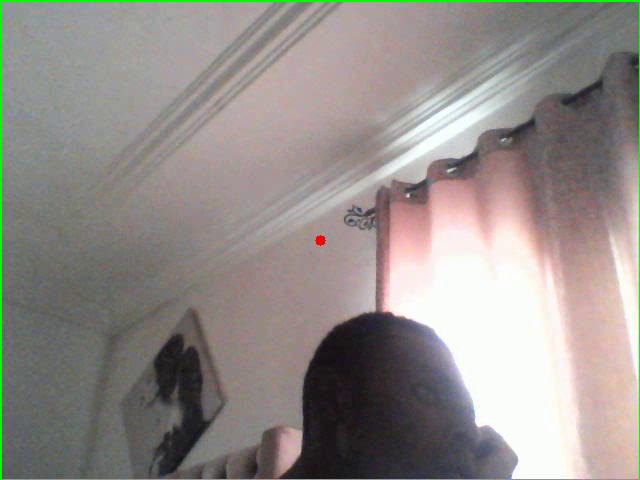
#> input picture frame 4 of Motion Detection System With OpenCV/motion_clips/motion_20250617_162929.mp4, 640 x 480 px, given in place of the camera
$ python motion_detection.py
#> lines starting #> are read from the running program, lines starting #| are printed output that depends on the picture; after the words box and inside, x2 and y2 are one past the last pixel; in counts of white or black regions, pixels touching at a corner belong together
### Motion Detection System With OpenCV/Video_recorder.py
import cv2
import os
import datetime
import numpy as np
from collections import deque


class MotionVideoRecorder:
    def __init__(self, width, height, output_dir="motion_clips", pre_buffer_sec=1, clip_duration=5, fps=30,  ):

        self.output_dir = output_dir
        self.pre_buffer_sec = pre_buffer_sec
        self.clip_duration = clip_duration
        self.fps = fps
        self.frame_buffer = deque(maxlen=int(fps * pre_buffer_sec))
        self.recording = False
        self.frames_remaining = 0
        self.video_writer = None
        self.width = width
        self.height = height
        self.fourcc = cv2.VideoWriter_fourcc(*'mp4v')
        os.makedirs(output_dir, exist_ok=True)

    # [14 lines left out: function start_recording, not called in this run]

    def update(self, frame, motion_detected):
        # Always buffer frames
        self.frame_buffer.append(frame.copy())

        # Handle recording state
        if motion_detected:
            if not self.recording:
                self.recording = True
                self.start_recording()
            else:
                self.frames_remaining = int(self.fps * self.clip_duration)  # Extend recording

        # Write frames if recording
        if self.recording:
            self.video_writer.write(frame)
            self.frames_remaining -= 1
            if self.frames_remaining <= 0:
                self.stop_recording()

        return self.recording, motion_detected

    # [4 lines left out: function stop_recording, not called in this run]

    def __del__(self):
        self.stop_recording()


### Motion Detection System With OpenCV/motion_clips/motion_detection.py
import cv2
import numpy as np
import datetime
import csv
import os
from collections import deque
from Video_recorder import MotionVideoRecorder

# ======================
# CONFIGURATION
# ======================
THRESHOLD = 5                # Sensitivity (5-50)
MIN_CONTOUR_AREA = 100        # Minimum contour area to detect
BLUR_SIZE = (11, 11)          # Noise reduction kernel size
DILATE_ITERATIONS = 2         # Morphological processing strength
LOG_DATA = False               # Enable/disable event logging
SHOW_DEBUG_WINDOWS = False    # Show processing stages
MOTION_PERSISTENCE = 5        # Number of consecutive frames required to confirm motion
# ======================

# Initialize background subtractor
back_sub = cv2.createBackgroundSubtractorMOG2(
    history=500,
    varThreshold=16,
    detectShadows=False
)


# Setup logging
if LOG_DATA:
    log_dir = "motion_logs"
    os.makedirs(log_dir, exist_ok=True)
    log_file = open(f"{log_dir}/motion_events_{datetime.datetime.now().strftime('%Y%m%d_%H%M%S')}.csv", "w")
    csv_writer = csv.writer(log_file)
    csv_writer.writerow(["Timestamp", "Event", "Contour_Area", "Position"])

# Initialize video capture
cap = cv2.VideoCapture(0)
if not cap.isOpened():
    print("Error: Camera not accessible")
    exit()

# Get frame dimensions
frame_width = int(cap.get(cv2.CAP_PROP_FRAME_WIDTH))
frame_height = int(cap.get(cv2.CAP_PROP_FRAME_HEIGHT))

# After initializing camera, add:
recorder = MotionVideoRecorder(
    output_dir="motion_clips",
    pre_buffer_sec=1,
    clip_duration=5,
    fps=30,
    width= frame_width,
    height= frame_height

)

# For FPS calculation
prev_time = (datetime.datetime.now())
fps = 0
motion_history = deque(maxlen=MOTION_PERSISTENCE)  # Initialize motion history


while cap.isOpened():
    ret, frame = cap.read()
#> frame is the input picture: shape (480, 640, 3); mean B, G, R 137.9, 141.4, 147.2
    if not ret:
        break

    # Calculate FPS
    current_time = (datetime.datetime.now())
    fps = 1 / ((current_time - prev_time).total_seconds() + 1e-6)
    prev_time = current_time

    # Apply background subtraction
    fg_mask = back_sub.apply(frame)
#> fg_mask: shape (480, 640); every value is 255

    # Post-processing
    _, thresh = cv2.threshold(fg_mask, THRESHOLD, 255, cv2.THRESH_BINARY)
    blurred = cv2.GaussianBlur(thresh, BLUR_SIZE, 0)
    dilated = cv2.dilate(blurred, None, iterations=DILATE_ITERATIONS)
    eroded = cv2.erode(dilated, None, iterations=DILATE_ITERATIONS)

    # Find contours
    contours, _ = cv2.findContours(eroded, cv2.RETR_EXTERNAL, cv2.CHAIN_APPROX_SIMPLE)
#> contours = [[[0, 0], [0, 479], [639, 479], [639, 0]]]

    current_motion = False
    status = "No motion"

    for contour in contours:
        if cv2.contourArea(contour) < MIN_CONTOUR_AREA:
            continue

        current_motion = True
        status = "Motion detected!"

        # Get bounding box and centroid
        x, y, w, h = cv2.boundingRect(contour)
        centroid = (x + w//2, y + h//2)

        # Draw bounding box and centroid
        cv2.rectangle(frame, (x, y), (x+w, y+h), (0, 255, 0), 2)
        cv2.circle(frame, centroid, 5, (0, 0, 255), -1)

        # Log event
        if LOG_DATA:
            timestamp = current_time.strftime("%Y-%m-%d %H:%M:%S")
            event_id = f"EV_{timestamp.replace(':', '').replace(' ', '_')}"
            csv_writer.writerow([timestamp, event_id, cv2.contourArea(contour), centroid])

            # Save snapshot
            cv2.imwrite(f"{log_dir}/{event_id}.jpg", frame)
#> this loop made 1 pass
#> (contour, current_motion, status, x, y, w, h, centroid) on pass 1: ([[0, 0], [0, 479], [639, 479], [639, 0]], True, 'Motion detected!', 0, 0, 640, 480, (320, 240))
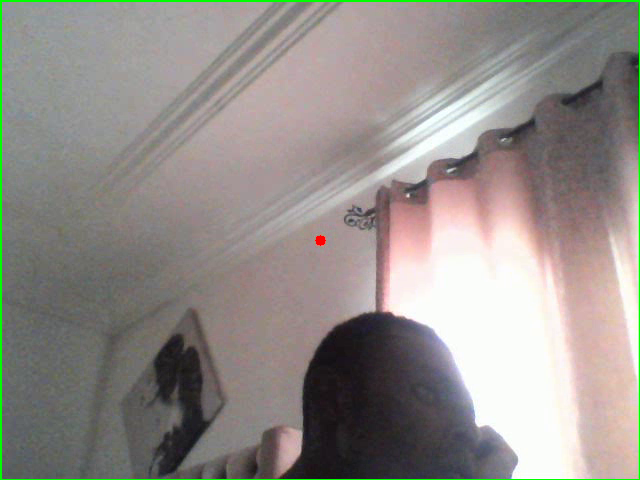
#> frame: shape (480, 640, 3); 0.94% of pixels changed, all inside (x1, y1, x2, y2) = (0, 0, 640, 480)

    # Update motion history and check persistence
    motion_history.append(current_motion)
    confirmed_motion = all(motion_history) if len(motion_history) == MOTION_PERSISTENCE else False

    # Update recorder with confirmed motion
    is_recording = recorder.update(frame, confirmed_motion)
#> is_recording = (False, False)

    # Add visual feedback
    if is_recording:
        cv2.putText(frame, "REC", (10, 30),
               cv2.FONT_HERSHEY_SIMPLEX, 1, (0, 0, 255), 2)


    # Display status info
    cv2.putText(frame, f"Status: {status}", (10, 30),
                cv2.FONT_HERSHEY_SIMPLEX, 0.7, (0, 0, 255), 2)
    cv2.putText(frame, f"FPS: {fps:.1f}", (10, 60),
                cv2.FONT_HERSHEY_SIMPLEX, 0.7, (0, 255, 0), 2)
    cv2.putText(frame, current_time.strftime("%Y-%m-%d %H:%M:%S"), (10, 90),
                cv2.FONT_HERSHEY_SIMPLEX, 0.6, (255, 255, 255), 1)
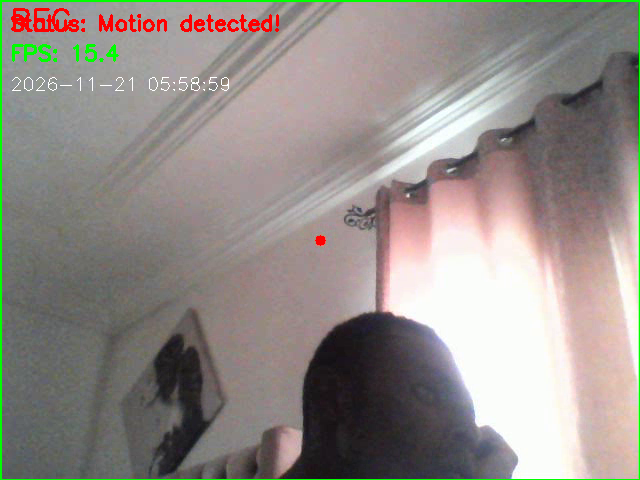
#> frame: shape (480, 640, 3); mean B, G, R 136.2, 140.9, 147.3


    # Show debug windows
    if SHOW_DEBUG_WINDOWS:
        cv2.imshow("Foreground Mask", fg_mask)
        cv2.imshow("Processed Mask", eroded)

    # Display output
    cv2.imshow("Advanced Motion Detection", frame)

    # Exit on 'q'
    if cv2.waitKey(1) & 0xFF == ord('q'):
#> (key q is pressed here)
        break

# Cleanup
cap.release()
if LOG_DATA:
    log_file.close()
cv2.destroyAllWindows()

$ run again, starting later in the video
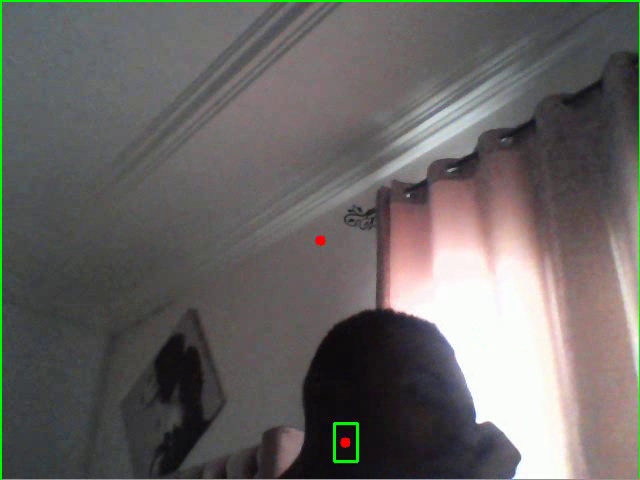
#> input picture frame 19 of Motion Detection System With OpenCV/motion_clips/motion_20250617_162929.mp4, 640 x 480 px, given in place of the camera
#> frame is the input picture: shape (480, 640, 3); mean B, G, R 99.5, 101.4, 104.3
#> fg_mask: shape (480, 640); every value is 255
#> contours = [[[0, 0], [0, 479], [639, 479], [639, 0]]]
#> the loop `for contour in contours:` made 1 pass
#> (contour, current_motion, status, x, y, w, h, centroid) on pass 1: ([[0, 0], [0, 479], [639, 479], [639, 0]], True, 'Motion detected!', 0, 0, 640, 480, (320, 240))
#> after the loop `for contour in contours:`:
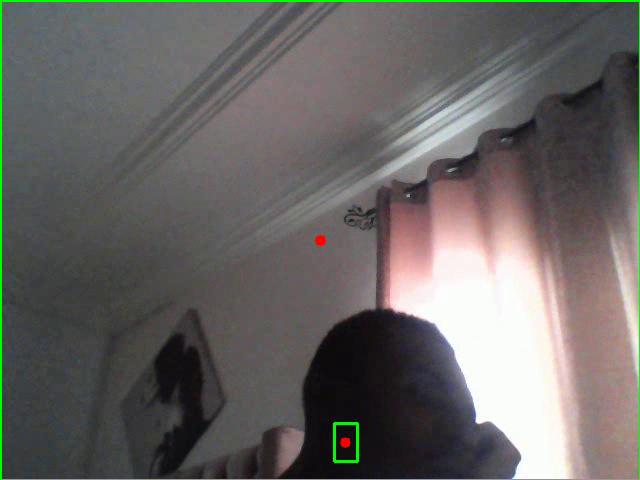
#> frame: shape (480, 640, 3); 1.03% of pixels changed, all inside (x1, y1, x2, y2) = (0, 0, 640, 480)
#> is_recording = (False, False)
#> `cv2.putText(frame, current_time.strftime("%Y-%m-%d %H:%M:%S"), (10, 90..`:
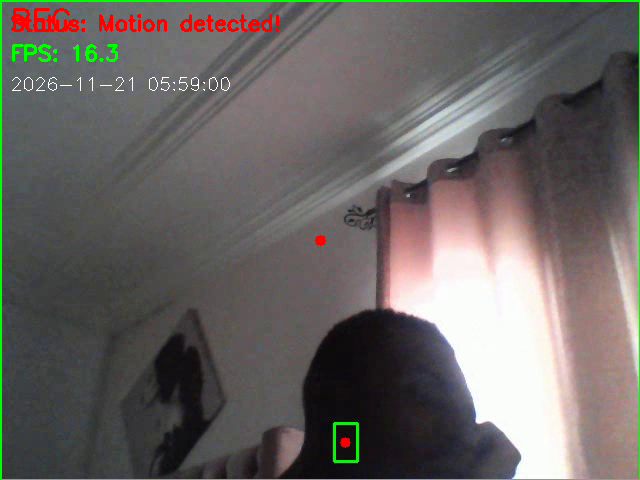
#> frame: shape (480, 640, 3); mean B, G, R 98.2, 101.5, 105

$ run again, starting later in the video
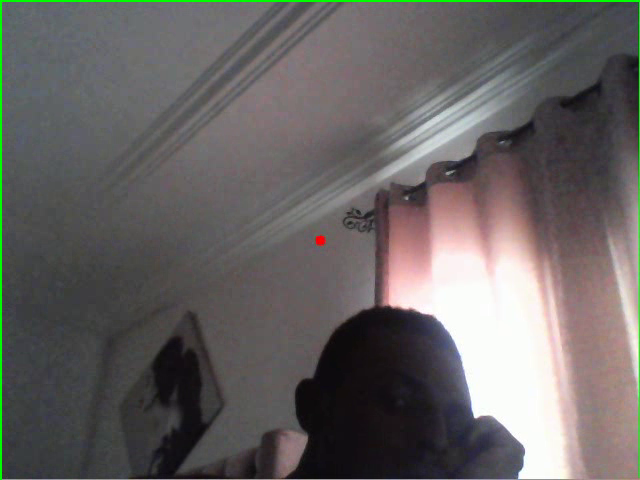
#> input picture frame 35 of Motion Detection System With OpenCV/motion_clips/motion_20250617_162929.mp4, 640 x 480 px, given in place of the camera
#> frame is the input picture: shape (480, 640, 3); mean B, G, R 98.6, 99.6, 103.1
#> fg_mask: shape (480, 640); every value is 255
#> contours = [[[0, 0], [0, 479], [639, 479], [639, 0]]]
#> the loop `for contour in contours:` made 1 pass
#> (contour, current_motion, status, x, y, w, h, centroid) on pass 1: ([[0, 0], [0, 479], [639, 479], [639, 0]], True, 'Motion detected!', 0, 0, 640, 480, (320, 240))
#> after the loop `for contour in contours:`:
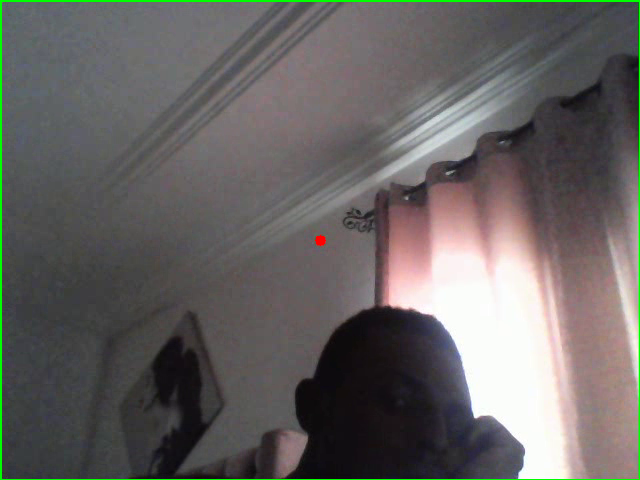
#> frame: shape (480, 640, 3); 0.97% of pixels changed, all inside (x1, y1, x2, y2) = (0, 0, 640, 480)
#> is_recording = (False, False)
#> `cv2.putText(frame, current_time.strftime("%Y-%m-%d %H:%M:%S"), (10, 90..`:
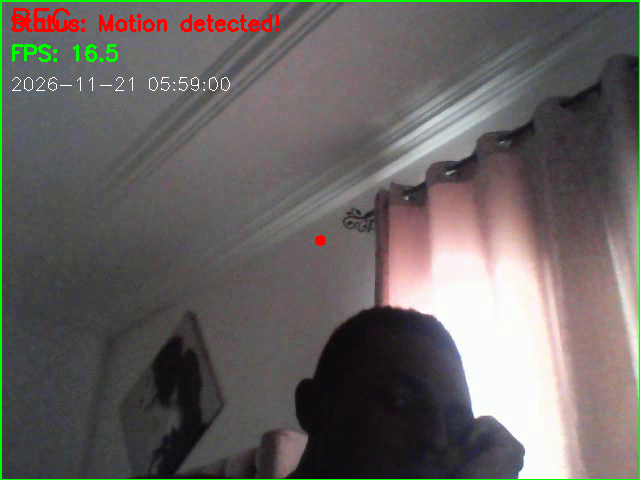
#> frame: shape (480, 640, 3); mean B, G, R 97.3, 99.7, 103.8
